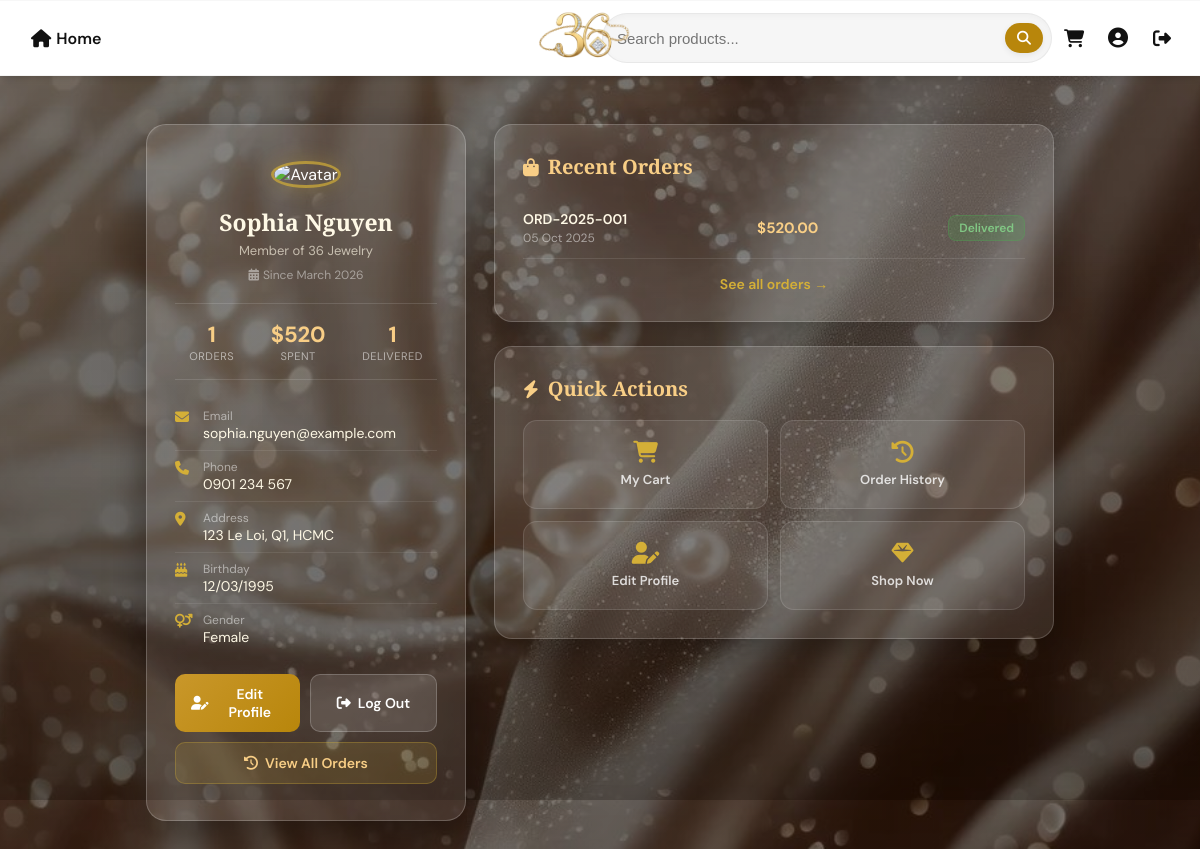
Page /Jewellery/User/users/profile.php (signed in) on the earlier database version.
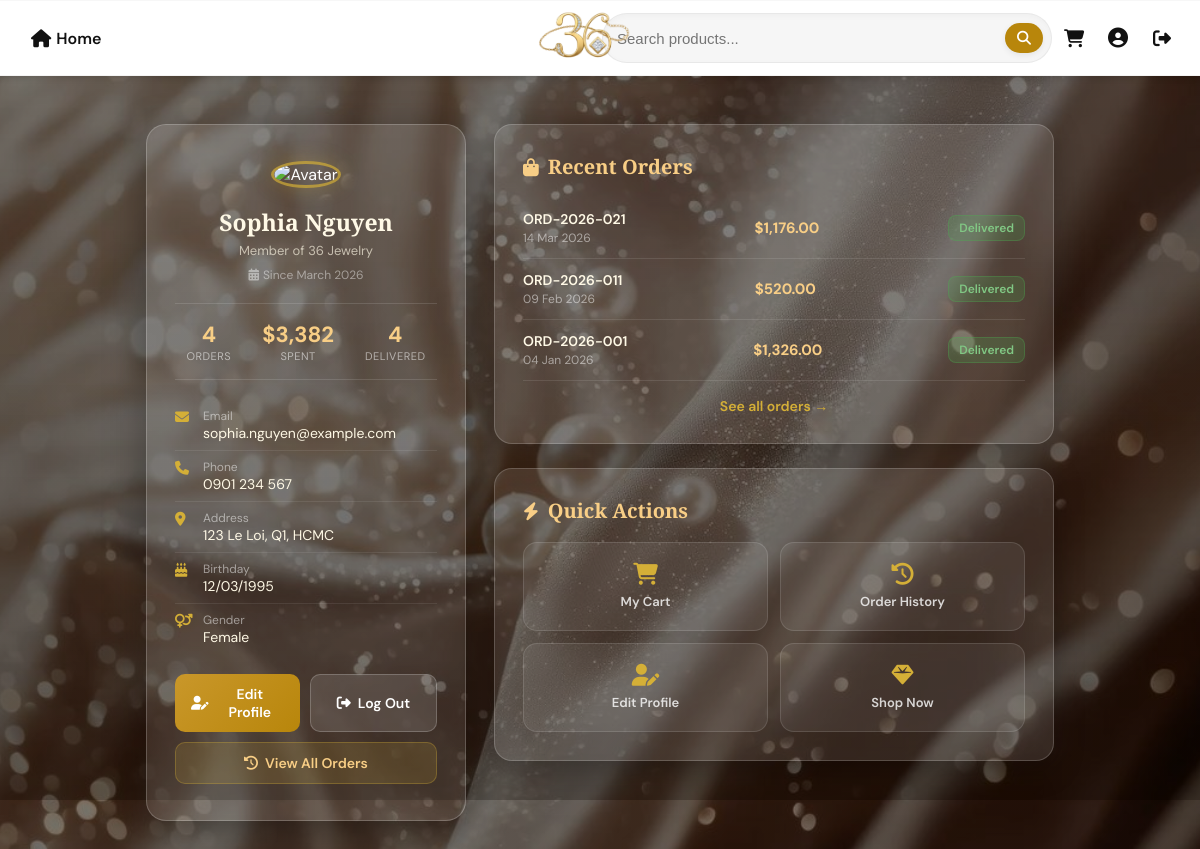
Same page on the later database version.
### tables this page shows
CREATE TABLE `orders` (
  `id` int(11) NOT NULL,
  `order_number` varchar(50) NOT NULL,
  `customer_id` int(11) NOT NULL,
  `order_date` date NOT NULL,
  `total_amount` decimal(15,2) DEFAULT 0.00,
  `status` enum('Pending','Processed','Delivered','Cancelled') DEFAULT 'Pending'
);

### Jewellery/User/users/profile.php (the view, shortened to what the changed rows need)
<?php
require_once __DIR__ . '/../../config/config.php';
$user_id = (int)$_SESSION['user_id'];
$sql_user = "
    SELECT u.username, u.email, u.created_at,
           c.full_name, c.phone, c.address, c.birthday, c.gender,
           c.avatar
    FROM users u
    LEFT JOIN customers c ON c.user_id = u.id
    WHERE u.id = ?
    LIMIT 1
";
$stmt_u = $conn->prepare($sql_user);
$stmt_u->bind_param('i', $user_id);
$stmt_u->execute();
$user = $stmt_u->get_result()->fetch_assoc();
$display_name = htmlspecialchars($user['full_name'] ?: $user['username']);
$stats = ['total_orders' => 0, 'total_spent' => 0, 'pending' => 0, 'delivered' => 0];
$stmt_cid = $conn->prepare("SELECT id FROM customers WHERE user_id = ?");
$stmt_cid->bind_param('i', $user_id);
$stmt_cid->execute();
$row_c = $stmt_cid->get_result()->fetch_assoc();
$customer_id = $row_c['id'] ?? null;
$orders = [];
if ($customer_id) {
    $stmt_stat = $conn->prepare("
        SELECT COUNT(*) AS total_orders,
               COALESCE(SUM(total_amount),0) AS total_spent,
               SUM(status = 'Pending')   AS pending,
               SUM(status = 'Delivered') AS delivered
        FROM orders WHERE customer_id = ?
    ");
    $stmt_stat->bind_param('i', $customer_id);
    $stmt_stat->execute();
    $stats = $stmt_stat->get_result()->fetch_assoc();
    $stmt_o = $conn->prepare("
        SELECT id, order_number, order_date, total_amount, status
        FROM orders
        WHERE customer_id = ?
        ORDER BY order_date DESC
        LIMIT 3
    ");
    $stmt_o->bind_param('i', $customer_id);
    $stmt_o->execute();
    $orders = $stmt_o->get_result()->fetch_all(MYSQLI_ASSOC);
}
?>
<!DOCTYPE html>
<html lang="en">
<head>
  <link rel="stylesheet" href="https://cdnjs.cloudflare.com/ajax/libs/font-awesome/6.4.0/css/all.min.css">
<link rel="stylesheet" href="/do_an_web/Jewellery/User/page-transition.css">
</head>
<body>
<div class="page-wrapper">
  <div class="profile-card">
    <h2 class="profile-name"><?= $display_name ?></h2>
    <div class="stats-row">
      <div class="stat-box">
        <div class="stat-num"><?= (int)($stats['total_orders'] ?? 0) ?></div>
        <div class="stat-lbl">Orders</div>
      </div>
      <div class="stat-box">
        <div class="stat-num">$<?= number_format((float)($stats['total_spent'] ?? 0), 0) ?></div>
        <div class="stat-lbl">Spent</div>
      </div>
      <div class="stat-box">
        <div class="stat-num"><?= (int)($stats['delivered'] ?? 0) ?></div>
        <div class="stat-lbl">Delivered</div>
      </div>
    </div>
  </div>
  <div class="orders-panel">
    <div class="panel-box">
      <?php if (empty($orders)): ?>
        <div class="no-orders">
          <i class="fas fa-box-open"></i>
          You haven't placed any orders yet.
        </div>
      <?php else: ?>
        <?php foreach ($orders as $o): ?>
          <?php
            $status_cls = 'badge-' . htmlspecialchars($o['status']);
            $odate = date('d M Y', strtotime($o['order_date']));
          ?>
          <div class="order-item">
            <div>
              <div class="order-num"><?= htmlspecialchars($o['order_number']) ?></div>
              <div class="order-date"><?= $odate ?></div>
            </div>
            <div class="order-amount">$<?= number_format((float)$o['total_amount'], 2) ?></div>
            <span class="badge-status <?= $status_cls ?>"><?= htmlspecialchars($o['status']) ?></span>
          </div>
        <?php endforeach; ?>
      <?php endif; ?>
    </div>
  </div>
</div>
</body>
</html>

Differences in the rows shown:
no longer on this page (row edited): orders: order_number "ORD-2025-001", order_date "05 Oct 2025", total_amount "520.00", status "Delivered"
added orders: order_number "ORD-2026-021", order_date "14 Mar 2026", total_amount "1,176.00", status "Delivered"
added orders: order_number "ORD-2026-011", order_date "09 Feb 2026", total_amount "520.00", status "Delivered"
added orders: order_number "ORD-2026-001", order_date "04 Jan 2026", total_amount "1,326.00", status "Delivered"
Other differences:
$stats['total_orders']: "1" → "4"
$stats['total_spent']: "520" → "3,382"
$stats['delivered']: "1" → "4"
